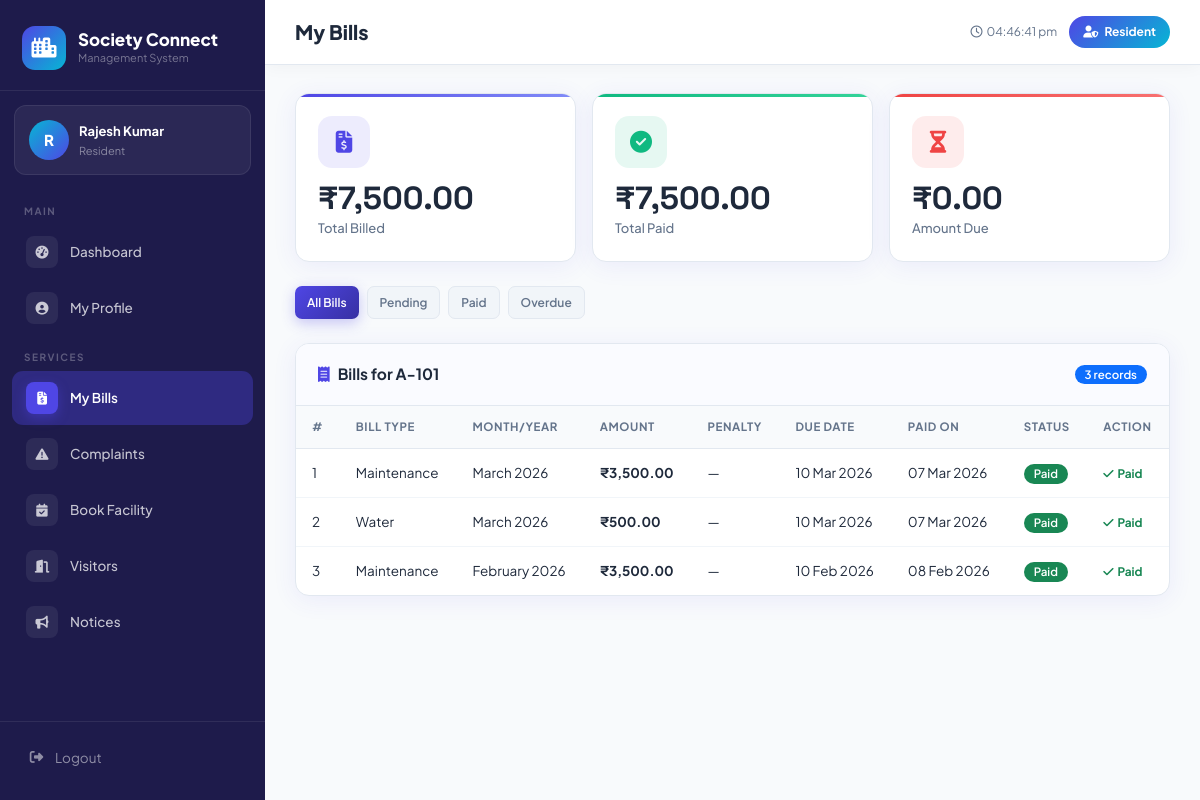
Page /user/billing.php (signed in) on the committed database.
### tables this page shows
CREATE TABLE `residents` (
  `id`            INT          UNSIGNED AUTO_INCREMENT PRIMARY KEY,
  `user_id`       INT          UNSIGNED NOT NULL,
  `flat_id`       INT          UNSIGNED NOT NULL,
  `resident_type` ENUM('owner','tenant') DEFAULT 'owner',
  `members_count` TINYINT      DEFAULT 1,
  `vehicles`      VARCHAR(200) DEFAULT NULL,
  `move_in_date`  DATE         DEFAULT NULL,
  `emergency_contact` VARCHAR(20) DEFAULT NULL,
  `created_at`    TIMESTAMP    DEFAULT CURRENT_TIMESTAMP,
  FOREIGN KEY (`user_id`) REFERENCES `users`(`id`) ON DELETE CASCADE,
  FOREIGN KEY (`flat_id`) REFERENCES `flats`(`id`) ON DELETE CASCADE
);

CREATE TABLE `flats` (
  `id`          INT          UNSIGNED AUTO_INCREMENT PRIMARY KEY,
  `flat_no`     VARCHAR(20)  NOT NULL,
  `block`       VARCHAR(10)  NOT NULL,
  `floor`       TINYINT      NOT NULL DEFAULT 0,
  `type`        ENUM('1BHK','2BHK','3BHK','4BHK','Penthouse') DEFAULT '2BHK',
  `area_sqft`   INT          DEFAULT 0,
  `status`      ENUM('occupied','vacant','under_maintenance') DEFAULT 'vacant',
  `created_at`  TIMESTAMP    DEFAULT CURRENT_TIMESTAMP
);

CREATE TABLE `billing` (
  `id`          INT          UNSIGNED AUTO_INCREMENT PRIMARY KEY,
  `flat_id`     INT          UNSIGNED NOT NULL,
  `resident_id` INT          UNSIGNED DEFAULT NULL,
  `bill_type`   VARCHAR(100) DEFAULT 'Maintenance',
  `month`       TINYINT      NOT NULL,
  `year`        SMALLINT     NOT NULL,
  `amount`      DECIMAL(10,2) NOT NULL DEFAULT 0.00,
  `penalty`     DECIMAL(10,2) DEFAULT 0.00,
  `due_date`    DATE         DEFAULT NULL,
  `paid_date`   DATE         DEFAULT NULL,
  `status`      ENUM('pending','paid','overdue','waived') DEFAULT 'pending',
  `payment_mode` VARCHAR(50) DEFAULT NULL,
  `transaction_id` VARCHAR(100) DEFAULT NULL,
  `notes`       TEXT         DEFAULT NULL,
  `created_at`  TIMESTAMP    DEFAULT CURRENT_TIMESTAMP,
  FOREIGN KEY (`flat_id`) REFERENCES `flats`(`id`) ON DELETE CASCADE,
  FOREIGN KEY (`resident_id`) REFERENCES `residents`(`id`) ON DELETE SET NULL
);

### user/billing.php (the view, shortened to what this page needs)
<?php
require_once '../config/db.php';
$db   = getDB();
$user = currentUser();
$resStmt = $db->prepare("SELECT r.*, f.flat_no FROM residents r JOIN flats f ON r.flat_id=f.id WHERE r.user_id=? LIMIT 1");
$resStmt->execute([$user['id']]);
$resident = $resStmt->fetch();
$flatId = $resident['flat_id'];
$filterStatus = $_GET['status'] ?? 'all';
$sql = "SELECT * FROM billing WHERE flat_id=?";
$params = [$flatId];
$sql .= " ORDER BY year DESC, month DESC";
$stmt = $db->prepare($sql);
$stmt->execute($params);
$bills = $stmt->fetchAll();
$summary = $db->prepare("SELECT
    SUM(amount) as total,
    SUM(CASE WHEN status='paid' THEN amount ELSE 0 END) as paid,
    SUM(CASE WHEN status IN('pending','overdue') THEN amount+penalty ELSE 0 END) as due
    FROM billing WHERE flat_id=?");
$summary->execute([$flatId]);
$summary = $summary->fetch();
require_once '../includes/header.php';
?>
<div class="row g-3 mb-4">
    <div class="col-md-4">
        <div class="stat-card primary">
            <div class="stat-icon-wrap primary"><i class="fa-solid fa-file-invoice-dollar"></i></div>
            <div class="stat-num"><?= formatCurrency($summary['total']??0) ?></div>
            <div class="stat-label">Total Billed</div>
        </div>
    </div>
    <div class="col-md-4">
        <div class="stat-card success">
            <div class="stat-icon-wrap success"><i class="fa-solid fa-circle-check"></i></div>
            <div class="stat-num"><?= formatCurrency($summary['paid']??0) ?></div>
            <div class="stat-label">Total Paid</div>
        </div>
    </div>
    <div class="col-md-4">
        <div class="stat-card danger">
            <div class="stat-icon-wrap danger"><i class="fa-solid fa-hourglass-half"></i></div>
            <div class="stat-num"><?= formatCurrency($summary['due']??0) ?></div>
            <div class="stat-label">Amount Due</div>
        </div>
    </div>
</div>
<div class="d-flex flex-wrap gap-2 mb-4">
    <?php foreach (['all'=>'All Bills','pending'=>'Pending','paid'=>'Paid','overdue'=>'Overdue'] as $val=>$label): ?>
    <a href="?status=<?= $val ?>"
       class="btn-sc <?= $filterStatus===$val?'primary':'light' ?> sm">
        <?= $label ?>
    </a>
    <?php endforeach; ?>
</div>
<div class="sc-card">
    <div class="sc-card-header">
        <div class="sc-card-title"><i class="fa-solid fa-receipt"></i> Bills for <?= e($resident['flat_no']) ?></div>
        <span class="badge bg-primary"><?= count($bills) ?> records</span>
    </div>
    <div class="table-responsive">
        <?php if (empty($bills)): ?>
        <div class="empty-state"><div class="empty-icon"><i class="fa-solid fa-file-invoice"></i></div><h5>No Bills Found</h5></div>
        <?php else: ?>
        <table class="table-sc">
            <thead>
                <tr><th>#</th><th>Bill Type</th><th>Month/Year</th><th>Amount</th><th>Penalty</th><th>Due Date</th><th>Paid On</th><th>Status</th><th>Action</th></tr>
            </thead>
            <tbody>
            <?php foreach ($bills as $i => $b): ?>
            <tr>
                <td><?= $i+1 ?></td>
                <td class="fw-600"><?= e($b['bill_type']) ?></td>
                <td><?= monthName($b['month']) ?> <?= $b['year'] ?></td>
                <td class="fw-700"><?= formatCurrency($b['amount']) ?></td>
                <td><?= $b['penalty']>0 ? '<span class="text-danger">+'.formatCurrency($b['penalty']).'</span>' : '—' ?></td>
                <td><?= $b['due_date'] ? date('d M Y',strtotime($b['due_date'])) : '—' ?></td>
                <td><?= $b['paid_date'] ? date('d M Y',strtotime($b['paid_date'])) : '—' ?></td>
                <td><?= statusBadge($b['status']) ?></td>
                <td>
                    <?php if (in_array($b['status'],['pending','overdue'])): ?>
                    <a href="?pay=<?= $b['id'] ?>" class="btn-sc success xs"
                       data-confirm="Pay <?= formatCurrency($b['amount']+$b['penalty']) ?> for <?= e($b['bill_type']) ?>?">
                        <i class="fa-solid fa-credit-card"></i> Pay Now
                    </a>
                    <?php elseif($b['status']==='paid'): ?>
                    <span class="text-success small fw-700"><i class="fa-solid fa-check me-1"></i>Paid</span>
                    <?php endif; ?>
                </td>
            </tr>
            <?php endforeach; ?>
            </tbody>
        </table>
        <?php endif; ?>
    </div>
</div>
<?php require_once '../includes/footer.php'; ?>

### config/db.php (shortened to what this page needs)
<?php
function e(mixed $val): string {
    return htmlspecialchars((string)$val, ENT_QUOTES, 'UTF-8');
}
function monthName(int $m): string {
    return date('F', mktime(0, 0, 0, $m, 1));
}
function statusBadge(string $status, string $type = 'general'): string {
    $map = [
        'paid'        => 'success',
        'pending'     => 'warning',
        'overdue'     => 'danger',
        'waived'      => 'secondary',
        'open'        => 'danger',
        'assigned'    => 'warning',
        'in_progress' => 'info',
        'resolved'    => 'success',
        'closed'      => 'secondary',
        'approved'    => 'success',
        'rejected'    => 'danger',
        'cancelled'   => 'secondary',
        'completed'   => 'primary',
        'inside'      => 'success',
        'exited'      => 'secondary',
        'pre_approved'=> 'info',
        'active'      => 'success',
        'inactive'    => 'secondary',
        'available'   => 'success',
        'maintenance' => 'warning',
        'closed'      => 'danger',
        'occupied'    => 'primary',
        'vacant'      => 'success',
        'under_maintenance' => 'warning',
        'low'         => 'secondary',
        'medium'      => 'info',
        'high'        => 'warning',
        'critical'    => 'danger',
    ];
    $cls   = $map[$status] ?? 'secondary';
    $label = ucfirst(str_replace('_', ' ', $status));
    return "<span class=\"badge bg-{$cls}\">{$label}</span>";
}
function formatCurrency(float $amount): string {
    return '₹' . number_format($amount, 2);
}

### assets/css/style.css (style rules this page uses)
:root { --primary: #4F46E5; --primary-light: #818CF8; --primary-dark: #3730A3; --secondary: #06B6D4; --secondary-light:#67E8F9; --accent: #F59E0B; --success: #10B981; --danger: #EF4444; --warning: #F59E0B; --info: #06B6D4; --bg: #F8FAFC; --card-bg: #FFFFFF; --sidebar-bg: #1E1B4B; --sidebar-text: rgba(255,255,255,0.75); --sidebar-active: rgba(255,255,255,0.15); --border: #E2E8F0; --text: #1E293B; --text-muted: #64748B; --shadow: 0 4px 24px rgba(79,70,229,0.08); --shadow-lg: 0 8px 40px rgba(79,70,229,0.15); --radius: 14px; --radius-sm: 8px; --radius-lg: 20px; --sidebar-w: 265px; --font: 'Plus Jakarta Sans', sans-serif; --font-alt: 'Space Grotesk', sans-serif; }
*, *::before, *::after { margin: 0; padding: 0; box-sizing: border-box; }
html { scroll-behavior: smooth; }
body { font-family: var(--font); background: var(--bg); color: var(--text); font-size: 14.5px; line-height: 1.6; -webkit-font-smoothing: antialiased; }
.stat-card { background: white; border-radius: var(--radius); padding: 22px 22px; box-shadow: var(--shadow); border: 1px solid var(--border); position: relative; overflow: hidden; transition: transform 0.25s, box-shadow 0.25s; }
.stat-card::after { content: ''; position: absolute; top: 0; left: 0; right: 0; height: 3px; border-radius: var(--radius) var(--radius) 0 0; }
.stat-card.primary::after { background: linear-gradient(90deg, var(--primary), var(--primary-light)); }
.stat-card.success::after { background: linear-gradient(90deg, var(--success), #34D399); }
.stat-card.danger::after { background: linear-gradient(90deg, var(--danger), #F87171); }
.stat-icon-wrap { width: 52px; height: 52px; border-radius: 14px; display: flex; align-items: center; justify-content: center; font-size: 22px; margin-bottom: 14px; }
.stat-icon-wrap.primary { background: rgba(79,70,229,0.1); color: var(--primary); }
.stat-icon-wrap.success { background: rgba(16,185,129,0.1); color: var(--success); }
.stat-icon-wrap.danger { background: rgba(239,68,68,0.1); color: var(--danger); }
.stat-num { font-size: 32px; font-weight: 800; color: var(--text); line-height: 1; margin-bottom: 4px; font-family: var(--font-alt); }
.stat-label { font-size: 13px; color: var(--text-muted); font-weight: 500; }
.sc-card { background: white; border-radius: var(--radius); box-shadow: var(--shadow); border: 1px solid var(--border); overflow: hidden; margin-bottom: 24px; }
.sc-card-header { padding: 18px 22px; border-bottom: 1px solid var(--border); display: flex; align-items: center; justify-content: space-between; background: #FAFBFF; }
.sc-card-title { font-size: 15.5px; font-weight: 700; color: var(--text); display: flex; align-items: center; gap: 8px; }
.sc-card-title i { color: var(--primary); }
.table-sc { width: 100%; border-collapse: collapse; font-size: 13.5px; }
.table-sc thead th { background: #F8FAFC; padding: 12px 16px; text-align: left; font-size: 11.5px; font-weight: 700; color: var(--text-muted); text-transform: uppercase; letter-spacing: 0.6px; border-bottom: 1px solid var(--border); white-space: nowrap; }
.table-sc tbody td { padding: 13px 16px; border-bottom: 1px solid #F1F5F9; color: var(--text); vertical-align: middle; }
.table-sc tbody tr:last-child td { border-bottom: none; }
.btn-sc { display: inline-flex; align-items: center; gap: 7px; padding: 9px 18px; border-radius: 10px; font-size: 13.5px; font-weight: 600; border: none; cursor: pointer; text-decoration: none; transition: all 0.2s; white-space: nowrap; }
.btn-sc.primary { background: linear-gradient(135deg, var(--primary), var(--primary-dark)); color: white; box-shadow: 0 4px 14px rgba(79,70,229,0.3); }
.btn-sc.light { background: #F1F5F9; color: var(--text-muted); border: 1.5px solid var(--border); }
.btn-sc.sm { padding: 6px 12px; font-size: 12px; border-radius: 7px; }
.badge { font-size: 11.5px; font-weight: 600; padding: 4px 10px; border-radius: 20px; }
.fw-700 { font-weight: 700 !important; }

### rows in the picture
residents: flat.flat_no "A-101"
billing: bill_type "Maintenance", month "March", year "2026", amount "₹3,500.00", due_date "10 Mar 2026", paid_date "07 Mar 2026", status "Paid"
billing: bill_type "Water", month "March", year "2026", amount "₹500.00", due_date "10 Mar 2026", paid_date "07 Mar 2026", status "Paid"
billing: bill_type "Maintenance", month "February", year "2026", amount "₹3,500.00", due_date "10 Feb 2026", paid_date "08 Feb 2026", status "Paid"

### other values in the picture
$userInitial "R"
$userName "Rajesh Kumar"
$userRole "Resident"
$section "MAIN"
$item['label'] "Dashboard"
$item['label'] "My Profile"
$section "SERVICES"
$item['label'] "My Bills"
$item['label'] "Complaints"
$item['label'] "Book Facility"
$item['label'] "Visitors"
$item['label'] "Notices"
$pageTitle "My Bills"
currentUser()['role'] "Resident"
formatCurrency($summary['total']??0) "₹7,500.00"
